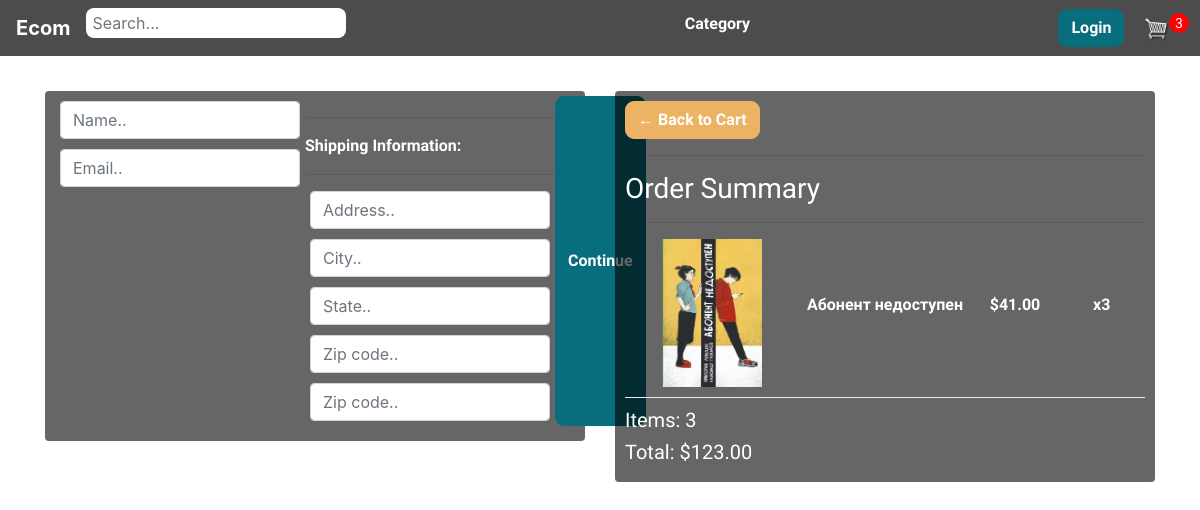
The page /checkout/ (signed in) on the database its author committed.
### bookmaster/models.py (models this page shows, shortened)
class OrderItem(models.Model):
    product = models.ForeignKey(Product, on_delete=models.SET_NULL, blank=True, null=True)
    order = models.ForeignKey(Order, on_delete=models.SET_NULL, blank=True, null=True)
    quantity = models.IntegerField(default=0, null=True, blank=True)
    date_added = models.DateTimeField(auto_now_add=True)
    @property
    def get_total(self):
        total = self.product.price * self.quantity
        return total

class Product(models.Model):
    name = models.CharField(max_length=200, null=True)
    genre = models.ForeignKey(Genre, on_delete=models.SET_NULL, blank=True, null=True)
    price = models.DecimalField(max_digits=8, decimal_places=2)
    digital = models.BooleanField(default=False, null=True, blank=True)
    image = models.ImageField(null=True, blank=True, upload_to="product_images/")
    description = models.TextField(max_length=300, null=True)
    author = models.CharField(max_length=100, null=True)
    @property
    def imageURL(self):
        try:
            url = self.image.url
        except:
            url = ''
        return url

class Order(models.Model):
    customer = models.ForeignKey(User, on_delete=models.SET_NULL, blank=True, null=True)
    date_order = models.DateTimeField(auto_now_add=True)
    complete = models.BooleanField(default=False, null=True, blank=False)
    transaction_id = models.CharField(max_length=200, null=True)
    @property
    def shipping(self):
        shipping = False
        orderitems = self.orderitem_set.all()
        for i in orderitems:
            if i.product.digital == False:
                shipping = True
        return shipping
    @property
    def get_cart_total(self):
        orderitems = self.orderitem_set.all()
        total = sum([item.get_total for item in orderitems])
        return total
    @property
    def get_cart_items(self):
        orderitems = self.orderitem_set.all()
        total = sum([item.quantity for item in orderitems])
        return total

### bookmaster/views.py (the view)
# urls.py: path('checkout/', views.checkout, name="checkout"),
def checkout(request):
    if request.user.is_authenticated:
        customer = request.user
        order, created = Order.objects.get_or_create(customer=customer, complete=False)
        items = order.orderitem_set.all()
        cartItems = order.get_cart_items
    else:
        items = []
        order = {'get_cart_total': 0, 'get_cart_items': 0, 'shipping':False}
        cartItems = order['get_cart_items']
    context = {'items': items, 'order': order, 'cartItems':cartItems}
    return render(request, 'store/checkout.html', context)

### bookmaster/get_category.py (called while the page is built)
def get_category(request):
    genres = Genre.objects.all()
    context = {'genres':genres}
    return context

### bookmaster/templates/store/checkout.html (shortened to what this page needs)
{% extends 'store/main.html' %}
{% load static %}
{% block content %}
     <div class="row">
		<div class="col-lg-6">
			<div class="box-element" id="form-wrapper">
				<form id="form">
					<div id="user-info">
						<div class="form-field">
							<input required class="form-control" type="text" name="name" placeholder="Name..">
						</div>
						<div class="form-field">
							<input required class="form-control" type="email" name="email" placeholder="Email..">
						</div>
					</div>
					<div id="shipping-info">
						<hr>
						<p>Shipping Information:</p>
						<hr>
						<div class="form-field">
							<input class="form-control" type="text" name="address" placeholder="Address..">
						</div>
						<div class="form-field">
							<input class="form-control" type="text" name="city" placeholder="City..">
						</div>
						<div class="form-field">
							<input class="form-control" type="text" name="state" placeholder="State..">
						</div>
						<div class="form-field">
							<input class="form-control" type="text" name="zipcode" placeholder="Zip code..">
						</div>
						<div class="form-field">
							<input class="form-control" type="text" name="country" placeholder="Zip code..">
						</div>
					</div>
					<input id="form-button" class="btn btn-success btn-block" type="submit" value="Continue">
				</form>
			</div>
			<br>
		</div>
		<div class="col-lg-6">
			<div class="box-element">
				<a  class="btn btn-outline-dark" href="{% url 'cart' %}">&#x2190; Back to Cart</a>
				<hr>
				<h3>Order Summary</h3>
				<hr>
				{% for item in items %}
					<div class="cart-row">
						<div style="flex:2"><img class="row-image" src="{{item.product.imageURL}}"></div>
						<div style="flex:2"><p>{{item.product.name}}</p></div>
						<div style="flex:1"><p>${{item.product.price|floatformat:2}}</p></div>
						<div style="flex:1"><p>x{{item.quantity}}</p></div>
					</div>
				{% endfor %}
				<h5>Items:   {{order.get_cart_items}}</h5>
				<h5>Total:   ${{order.get_cart_total|floatformat:2}}</h5>
			</div>
		</div>
	</div>
{% endblock content %}

### static/css/main.css (style rules this page uses)
* { font-family: 'Gideon Roman', cursive; }
body { background: radial-gradient(#2C3E50, #000000); background-image: url(../images/bg.jpg) }
h1,h2,h3,h4,h5,h6, span, p { color: #fff; font-family: 'Gideon Roman', cursive; }
.box-element { background-color: rgba(1, 1, 1, 0.6); color: #fff; font-weight: bold; border-radius: 4px; padding: 10px; }
.col-lg-4, .col-lg-6, .col-lg-8, .col-lg-12 { margin-top: 10px; }
.btn { border-radius: 0; }
.row-image { width: 100px; }
form { display: flex; }
.form-field { width:250px; display: inline-block; padding: 5px; }
.cart-row { display: flex; text-align: center; align-items: flex-stretch; padding-bottom: 10px; margin-bottom: 10px; border-bottom: 1px solid #ececec; }
.cart-row div, button { display: flex; align-items: center; justify-content: center; }
.btn-warning, .btn-success, .btn-outline-dark { font-family: 'Gideon Roman', cursive; font-weight: bold; background-color: #086E7D; border-color: #086E7D; border-radius: 9px; color: #fff }
.btn-outline-dark { background-color: #ECB365; border-color: #ECB365; }
form input { position: relative; bottom: 5px; overflow: visible; border: none; outline: none; padding: 3px 6px; border-radius: 8px; }

### rows shown on the page
OrderItem: product.imageURL (picture), product.name "Абонент недоступен", product.price "41.00", quantity "3"
Order: get_cart_items "3", get_cart_total "123.00"

### other values the page prints
{{ cartItems }} "3"
